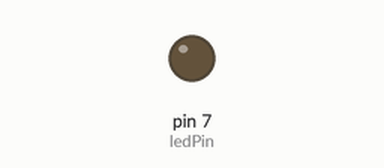
Simulated run of this sketch. Board: Arduino Uno, built with avr-gcc and run on an emulated ATmega328P. Parts: output pins drawn as LEDs (lit = HIGH).

Above: at 1.2 s.
At 8.4 s:
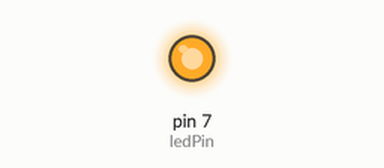
Timing chart, 0 to 8.7 s (numbered marks = the images above):
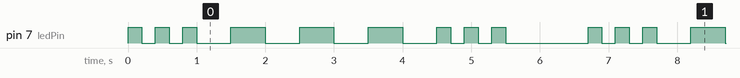

The sketch:

sos.ino
```cpp
int ledPin = 7;
void setup()
{
pinMode(ledPin, OUTPUT);
}
void light(int sos)
{
digitalWrite(ledPin, HIGH);
delay(sos);
digitalWrite(ledPin, LOW);
delay(sos);
}

void loop()
{
light(200);
light(200);
light(200);// the first letter S
delay(300);
light(500);
light(500);
light(500);// the second letter O
light(200);
light(200);
light(200);// the third letter S
delay(1000);//delay for 1s
}
```

Measured:
- by itself, pin 7 (ledPin): repeats every 6.7 s: 2 × (LOW 0.20 s, HIGH 0.20 s), 3 × (LOW 0.50 s, HIGH 0.50 s), LOW 0.50 s, 2 × (HIGH 0.20 s, LOW 0.20 s), HIGH 0.20 s, LOW 1.2 s, HIGH 0.20 s
- by itself, everything shown: repeats every 6.7 s, in 18 steps
